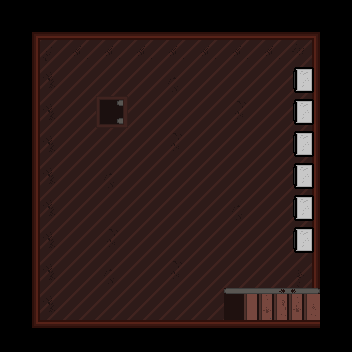

This is a level from a 2D game, rendered from its Tiled map with the project's own tilesets. A one-line summary and the complete map file follow:
An orthogonal 11x11 tile map with 32x32 px tiles, 1 tile layer (Tile Layer 1).

<map version="1.2" tiledversion="1.2.2" orientation="orthogonal" renderorder="left-up" width="11" height="11" tilewidth="32" tileheight="32" infinite="0" nextlayerid="2" nextobjectid="1">
 <tileset firstgid="1" source="FullSpriteSheet.tsx" />
 <layer id="1" name="Tile Layer 1" width="11" height="11">
  <data encoding="csv">
104,104,104,104,104,104,104,104,104,104,104,
104,577,546,546,546,546,546,546,546,548,104,
104,643,711,711,711,549,711,711,711,679,104,
104,643,711,550,711,711,711,578,711,679,104,
104,643,711,711,711,578,711,711,711,679,104,
104,643,711,549,711,711,711,711,711,679,104,
104,643,711,711,711,711,711,549,711,679,104,
104,643,711,578,711,711,711,711,711,679,104,
104,643,711,549,711,578,711,711,711,580,104,
104,643,711,711,711,711,711,518,519,520,104,
104,647,646,646,646,646,646,646,646,646,104
</data>
 </layer>
</map>
